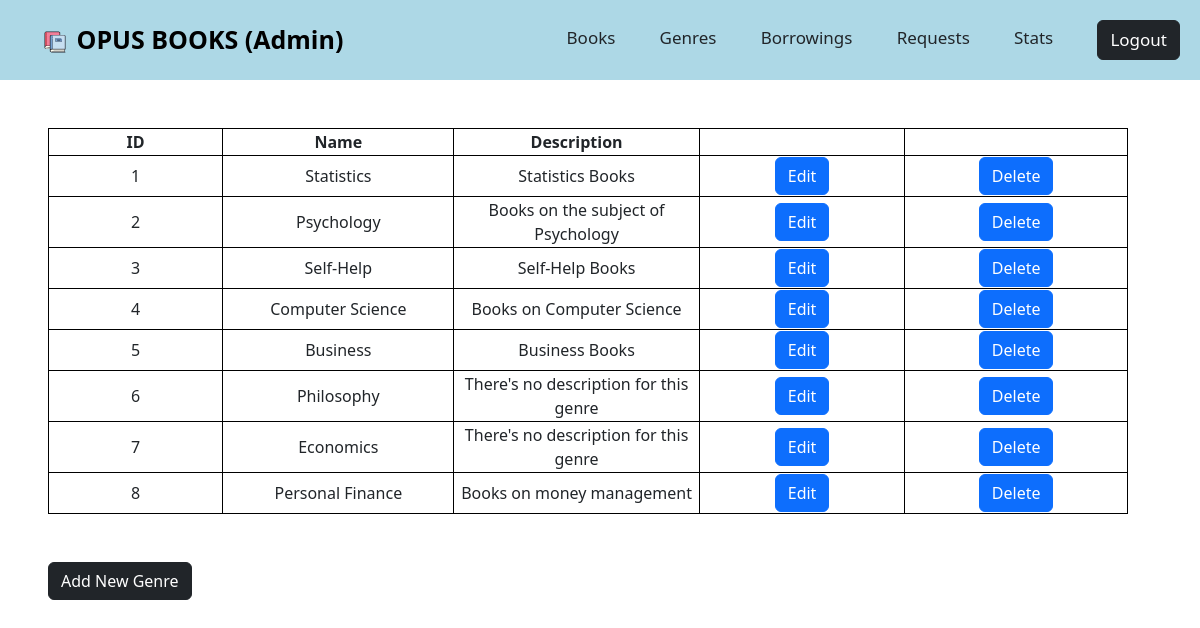
Page /admin/genres/ (signed in) on the committed database.
### models.py (models this page shows)
class Genres(db.Model):
    id = db.Column(db.Integer(), primary_key = True)
    name = db.Column(db.String(), nullable = False)
    date_added = db.Column(db.Date(), nullable = False)
    books = db.relationship('Books')
    description = db.Column(db.String(), nullable = True, default = "There's no description for this genre")

### admin_routes.py (the view)
@admin.route("/admin/genres/", methods = ['GET', 'POST'])
def manage_genres():
    if current_user.is_authenticated:
        if current_user.role == 'user':
            flash("You must be an admin to access this page")
            return redirect(url_for('user.home'))
    else:
        return redirect(url_for('admin.login'))
    genres = Genres.query.all()
    return render_template("admin/manage-genres.html", genres = genres)

### app.py (called while the page is built)
@login_manager.user_loader
def load_user(user_id):
    return Users.query.get(int(user_id))

### templates/admin/manage-genres.html (shortened to what this page needs)
{% extends "admin-base-layout.html" %}
{% block content %}
<table class="m-5">
    <tr>
        <th>ID</th>
        <th>Name</th>
        <th>Description</th>
        <th></th>
        <th></th>
    </tr>
    {% for genre in genres %}
    <tr>
        <td>{{ loop.index }}</td>
        <td>{{ genre.name }}</td>
        <td>{{ genre.description }}</td>
        <td><a href="/admin/genres/edit/{{ genre.id }}" class="btn btn-primary">Edit</a></td>
        <td><a href="/admin/genres/delete/{{ genre.id }}" class="btn btn-primary">Delete</a></td>
    </tr>
    {% endfor %}
</table>
<a href="{{ url_for('admin.add_genre') }}" class=" mx-5 btn btn-dark">Add New Genre</a>
{% endblock content %}

### templates/admin/manage-genres.html (style rules this page uses)
table, th, td { border: 0.5px solid black; width: 90vw; text-align: center; }

### rows in the picture
Genres: name "Statistics", description "Statistics Books"
Genres: name "Psychology", description "Books on the subject of Psychology"
Genres: name "Self-Help", description "Self-Help Books"
Genres: name "Computer Science", description "Books on Computer Science"
Genres: name "Business", description "Business Books"
Genres: name "Philosophy", description "There's no description for this genre"
Genres: name "Economics", description "There's no description for this genre"
Genres: name "Personal Finance", description "Books on money management"
